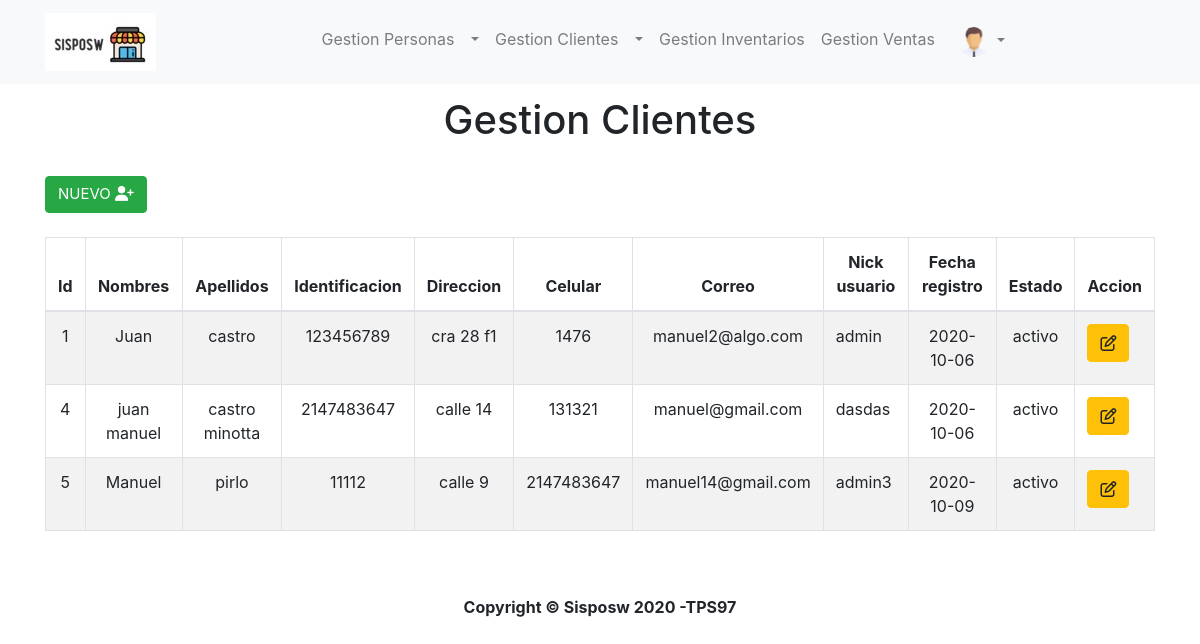
The page /administrador/clientes.php (signed in) on the database its author committed.
### tables this page shows
CREATE TABLE `clientes` (
  `id_cliente` int(11) NOT NULL,
  `nick_usuario` varchar(45) NOT NULL,
  `clave` varchar(50) NOT NULL,
  `fecha_reg` varchar(10) NOT NULL,
  `estado` varchar(1) NOT NULL,
  `persona` int(11) NOT NULL
);

CREATE TABLE `personas` (
  `id_persona` int(11) NOT NULL,
  `nombres` varchar(45) DEFAULT NULL,
  `apellidos` varchar(45) DEFAULT NULL,
  `nro_identificacion` int(11) NOT NULL,
  `direccion` varchar(45) NOT NULL,
  `celular` int(10) NOT NULL,
  `correo` varchar(60) NOT NULL
);

### control/conexion.php (called while the page is built, shortened)
<?php
	class Conexion {
		private $conectar;
		public function __construct() {
			$cadenaconexion = "mysql:hos=".servidor.";dbname=".bd.";charset=utf8";
			try {
			$this->conectar = new PDO($cadenaconexion,usuario,clave);
			$this->conectar->setAttribute(PDO::ATTR_ERRMODE, PDO::ERRMODE_EXCEPTION);
			} catch (PDOException $error) {
			}
		}
		public function conectar(){
			return $this->conectar;
		}
	}

### control/CtrlClientes.php (called while the page is built, shortened)
<?php
require_once "conexion.php";
class CtrlClientes extends Conexion
{
    private $conexion = null;
    function __construct()
    {
        $this->conexion = new Conexion();
        $this->conexion = $this->conexion->conectar();
    }
    public function listaClientes()
    {
        $sql = "SELECT p.id_persona, c.id_cliente, p.nombres,p.apellidos,p.nro_identificacion,p.direccion,
                p.celular,p.correo,c.nick_usuario,c.fecha_reg,c.estado
                FROM personas p INNER JOIN clientes c ON p.id_persona=c.persona
                ";
        $ejecutar = $this->conexion->query($sql);
        $respuesta = $ejecutar->fetchall(PDO::FETCH_ASSOC);
        return $respuesta;
    }
}

### administrador/clientes.php (the view, shortened to what this page needs)
<?php
require_once "../control/CtrlClientes.php";
$ctrlclientes = new CtrlClientes();
$clientes = $ctrlclientes->listaClientes();
?>
<!doctype html>
<html lang="en">
<head>
  <link rel="stylesheet" href="https://stackpath.bootstrapcdn.com/bootstrap/4.4.1/css/bootstrap.min.css">
  <link rel="stylesheet" type="text/css" href="https://cdn.datatables.net/v/bs4/dt-1.10.20/datatables.min.css" />
</head>
<body>
  <?php include 'plantilla/cabecera.php'; ?>
  <h1 class="text-center">Gestion Clientes</h1>
  <br>
  <div class="container">
    <div class="container">
      <div class="row">
        <button class="btn btn-success" type="button" data-toggle="modal" data-target="#modalRegistrar" style="font-size:15px">
          NUEVO <i class='fas fa-user-plus'></i>
        </button>
      </div>
    </div>
    <br>
    <div class="table-responsive">
      <table id="tablaclientes" class="table table-striped table-bordered ">
        <thead class="text-center">
          <th>Id</th>
          <th>Nombres</th>
          <th>Apellidos</th>
          <th>Identificacion</th>
          <th>Direccion</th>
          <th>Celular</th>
          <th>Correo</th>
          <th>Nick usuario</th>
          <th>Fecha registro</th>
          <th>Estado</th>
          <th> Accion </th>
        </thead>
        <tbody>
          <?php
          foreach ($clientes as $cliente) {
          ?>
            <tr>
              <td class="text-center"><?php echo $cliente['id_cliente'] ?></td>
              <td class="text-center"><?php echo $cliente['nombres'] ?></td>
              <td class="text-center"><?php echo $cliente['apellidos'] ?></td>
              <td class="text-center"><?php echo $cliente['nro_identificacion'] ?></td>
              <td class="text-center"><?php echo $cliente['direccion'] ?></td>
              <td class="text-center"><?php echo $cliente['celular'] ?></td>
              <td class="text-center"><?php echo $cliente['correo'] ?></td>
              <td class="text-left"><?php echo $cliente['nick_usuario'] ?></td>
              <td class="text-center"><?php echo $cliente['fecha_reg'] ?></td>
              <td class="text-center">
                <?php if ($cliente['estado'] == 1) {
                  echo "activo";
                } else {
                  echo "inactivo";
                }
                ?>
              </td>
              <td width="5%">
                <button class=" btn btn-warning edit_persona" id="idp" type="button" data-toggle="modal" data-target="#modalActualizar" onclick="
                    seleccionar('<?php echo $cliente['id_persona'] ?>',
                               '<?php echo $cliente['nombres'] ?>',
                               '<?php echo $cliente['apellidos'] ?>',
                               '<?php echo $cliente['nro_identificacion'] ?>',
                               '<?php echo $cliente['correo'] ?>',
                               '<?php echo $cliente['celular'] ?>',
                               '<?php echo $cliente['direccion'] ?>',
                               '<?php echo $cliente['estado'] ?>'
                               )">
                  <i class='far fa-edit'></i>
                </button>
              </td>
            </tr>
          <?php
          }
          ?>
        </tbody>
      </table>
    </div>
  </div>
  <?php include 'plantilla/piepagina.php'; ?>
</body>
</html>

### rows shown on the page
clientes: id_cliente "1", persona.nombres "Juan", persona.apellidos "castro", persona.nro_identificacion "123456789", persona.direccion "cra 28 f1", persona.celular "1476", persona.correo "manuel2@algo.com", nick_usuario "admin", fecha_reg "2020-10-06", estado "activo"
clientes: id_cliente "4", persona.nombres "juan manuel", persona.apellidos "castro minotta", persona.nro_identificacion "2147483647", persona.direccion "calle 14", persona.celular "131321", persona.correo "manuel@gmail.com", nick_usuario "dasdas", fecha_reg "2020-10-06", estado "activo"
clientes: id_cliente "5", persona.nombres "Manuel", persona.apellidos "pirlo", persona.nro_identificacion "11112", persona.direccion "calle 9", persona.celular "2147483647", persona.correo "manuel14@gmail.com", nick_usuario "admin3", fecha_reg "2020-10-09", estado "activo"
